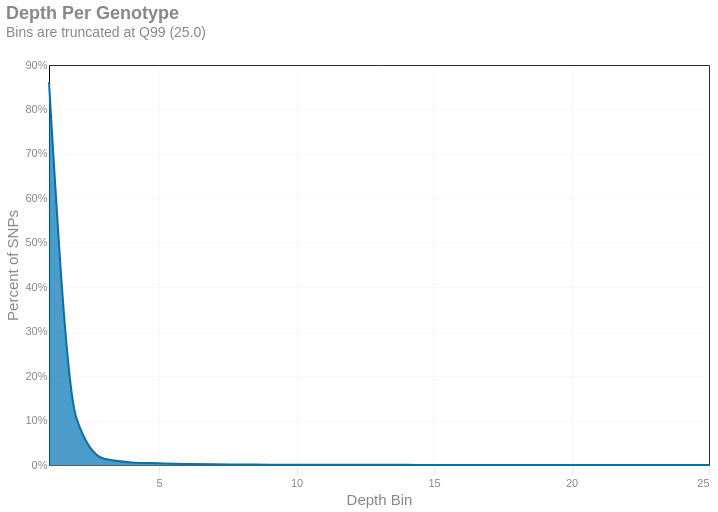

Here is the notebook cell this chart was saved with:
### Markdown cell above
### Depth per Genotype
These are per-locus statistics, which correspond to the Depth (`DP`) calculations of `bcftools stats`

### Code cell
dp = extract_metric(dataL, "DP").drop(columns = [0,1])
dp.columns = ["Bin", "Genotypes", "PercentGenotypes", "NumberSites", "PercentSites"]

if len(dp) == 0:
    print_html(f"Skipping - {os.path.basename(infile)} does not contain a DP section")
else:
    q99 = dp.loc[dp.index.repeat(dp['Genotypes']), 'Bin'].quantile(0.999)
    dp['PercentGenotypes'] = dp['PercentGenotypes']/ 100
    (
        alt.Chart(dp)
        .transform_filter(alt.FieldRangePredicate(field="Bin", range=[0, q99]))
        .mark_area(interpolate = "monotone")
        .encode(
            x = alt.X('Bin:Q', title = "Depth Bin", bin = 'binned').axis(tickMinStep = 5),
            y = alt.Y('PercentGenotypes:Q', title = "Percent of SNPs")
                .axis(format = "%"),
            tooltip = [
                alt.Tooltip('Bin:Q', title = 'Depth Bin'),
                alt.Tooltip("PercentGenotypes:Q", format = ".2%", bin = "binned")
            ]
        )
        .properties(
        title=alt.Title('Depth Per Genotype', subtitle = f'Bins are truncated at Q99 ({q99})'),
        usermeta={'embedOptions': {'downloadFileName': f'snp.quality'}}
    )
    ).display()

### Figure 1 — Vega-Lite specification as saved in the notebook (floating-point values rounded to 4 significant figures)
{"width": "container", "height": 400, "config": {"title": {"anchor": "start", "dy": -15, "fontSize": 18, "color": "#888888", "subtitleColor": "#888888", "subtitleFontSize": 14}, "arc": {"fill": "#0072B2"}, "axis": {"domainColor": "#888888", "domainWidth": 0.5, "gridWidth": 0.2, "grid": false, "titleFontWeight": 400, "titleFontSize": 15, "labelFontSize": 11, "labelColor": "#888888", "tickColor": "#888888", "tickWidth": 0.2, "titleColor": "#888888"}, "axisBand": {"grid": false}, "axisX": {"grid": true, "tickSize": 10, "domainCap": "round"}, "axisY": {"domain": false, "grid": true, "tickSize": 0, "domainCap": "round"}, "background": "transparent", "header": {"labelFontSize": 15, "labelColor": "#888888", "titleFontSize": 15, "titleFontWeight": 600, "titleColor": "#888888"}, "legend": {"labelFont": "sans-serif", "labelFontSize": 12, "labelColor": "#888888", "symbolSize": 100, "symbolType": "circle", "titleFontSize": 12, "titlePadding": 10, "titleColor": "#888888", "title": ""}, "range": {"category": ["#E69F00", "#56B4E9", "#009E73", "#F0E442", "#0072B2", "#D55E00", "#CC79A7", "#000000"], "diverging": ["#cfe8f3", "#a2d4ec", "#73bfe2", "#46abdb", "#1696d2", "#12719e"]}, "area": {"fill": "#0072B2", "fillOpacity": 0.7, "line": true, "strokeOpacity": 0.7}, "line": {"color": "#0072B2", "stroke": "#0072B2", "strokewidth": 5}, "trail": {"color": "#0072B2", "stroke": "#0072B2", "strokeWidth": 0, "size": 1}, "path": {"stroke": "#0072B2", "strokeWidth": 0.5}, "point": {"filled": true}, "text": {"color": "#888888", "fontSize": 11, "align": "right", "fontWeight": 400, "size": 11}, "bar": {"fill": "#0072B2", "stroke": false}, "view": {"stroke": "none", "continuousWidth": 660, "continuousHeight": 400}}, "data": {"name": "data-d3621f1a6f607f6677addff7512b77b0"}, "mark": {"type": "area", "interpolate": "monotone"}, "encoding": {"tooltip": [{"field": "Bin", "title": "Depth Bin", "type": "quantitative"}, {"bin": "binned", "field": "PercentGenotypes", "format": ".2%", "type": "quantitative"}], "x": {"axis": {"tickMinStep": 5}, "bin": "binned", "field": "Bin", "title": "Depth Bin", "type": "quantitative"}, "y": {"axis": {"format": "%"}, "field": "PercentGenotypes", "title": "Percent of SNPs", "type": "quantitative"}}, "title": {"text": "Depth Per Genotype", "subtitle": "Bins are truncated at Q99 (25.0)"}, "transform": [{"filter": {"field": "Bin", "range": [0, 25.0]}}], "usermeta": {"embedOptions": {"downloadFileName": "snp.quality"}}, "$schema": "https://vega.github.io/schema/vega-lite/v6.1.0.json", "datasets": {"data-d3621f1a6f607f6677addff7512b77b0": [{"Bin": 1, "Genotypes": 71929, "PercentGenotypes": 0.861, "NumberSites": 53345, "PercentSites": 71.74}, {"Bin": 2, "Genotypes": 8776, "PercentGenotypes": 0.1051, "NumberSites": 15212, "PercentSites": 20.46}, {"Bin": 3, "Genotypes": 1162, "PercentGenotypes": 0.01391, "NumberSites": 3419, "PercentSites": 4.598}, {"Bin": 4, "Genotypes": 492, "PercentGenotypes": 0.00589, "NumberSites": 871, "PercentSites": 1.171}, {"Bin": 5, "Genotypes": 324, "PercentGenotypes": 0.003879, "NumberSites": 340, "PercentSites": 0.4573}, {"Bin": 6, "Genotypes": 183, "PercentGenotypes": 0.002191, "NumberSites": 225, "PercentSites": 0.3026}, {"Bin": 7, "Genotypes": 122, "PercentGenotypes": 0.00146, "NumberSites": 147, "PercentSites": 0.1977}, {"Bin": 8, "Genotypes": 102, "PercentGenotypes": 0.001221, "NumberSites": 121, "PercentSites": 0.1627}, {"Bin": 9, "Genotypes": 63, "PercentGenotypes": 0.0007542, "NumberSites": 93, "PercentSites": 0.1251}, {"Bin": 10, "Genotypes": 45, "PercentGenotypes": 0.0005387, "NumberSites": 72, "PercentSites": 0.09683}, {"Bin": 11, "Genotypes": 35, "PercentGenotypes": 0.000419, "NumberSites": 68, "PercentSites": 0.09145}, {"Bin": 12, "Genotypes": 30, "PercentGenotypes": 0.0003591, "NumberSites": 60, "PercentSites": 0.08069}, {"Bin": 13, "Genotypes": 31, "PercentGenotypes": 0.0003711, "NumberSites": 46, "PercentSites": 0.06187}, {"Bin": 14, "Genotypes": 24, "PercentGenotypes": 0.0002873, "NumberSites": 45, "PercentSites": 0.06052}, {"Bin": 15, "Genotypes": 18, "PercentGenotypes": 0.0002155, "NumberSites": 29, "PercentSites": 0.039}, {"Bin": 16, "Genotypes": 20, "PercentGenotypes": 0.0002394, "NumberSites": 31, "PercentSites": 0.04169}, {"Bin": 17, "Genotypes": 21, "PercentGenotypes": 0.0002514, "NumberSites": 21, "PercentSites": 0.02824}, {"Bin": 18, "Genotypes": 18, "PercentGenotypes": 0.0002155, "NumberSites": 15, "PercentSites": 0.02017}, {"Bin": 19, "Genotypes": 18, "PercentGenotypes": 0.0002155, "NumberSites": 6, "PercentSites": 0.008069}, {"Bin": 20, "Genotypes": 16, "PercentGenotypes": 0.0001915, "NumberSites": 6, "PercentSites": 0.008069}, {"Bin": 21, "Genotypes": 8, "PercentGenotypes": 9.577e-05, "NumberSites": 10, "PercentSites": 0.01345}, {"Bin": 22, "Genotypes": 3, "PercentGenotypes": 3.591e-05, "NumberSites": 2, "PercentSites": 0.00269}, {"Bin": 23, "Genotypes": 8, "PercentGenotypes": 9.577e-05, "NumberSites": 7, "PercentSites": 0.009414}, {"Bin": 24, "Genotypes": 1, "PercentGenotypes": 1.197e-05, "NumberSites": 16, "PercentSites": 0.02152}, {"Bin": 25, "Genotypes": 6, "PercentGenotypes": 7.182e-05, "NumberSites": 4, "PercentSites": 0.00538}, {"Bin": 26, "Genotypes": 4, "PercentGenotypes": 4.788e-05, "NumberSites": 5, "PercentSites": 0.006724}, {"Bin": 27, "Genotypes": 3, "PercentGenotypes": 3.591e-05, "NumberSites": 5, "PercentSites": 0.006724}, {"Bin": 28, "Genotypes": 8, "PercentGenotypes": 9.577e-05, "NumberSites": 6, "PercentSites": 0.008069}, {"Bin": 29, "Genotypes": 7, "PercentGenotypes": 8.38e-05, "NumberSites": 3, "PercentSites": 0.004035}, {"Bin": 30, "Genotypes": 4, "PercentGenotypes": 4.788e-05, "NumberSites": 4, "PercentSites": 0.00538}, {"Bin": 31, "Genotypes": 4, "PercentGenotypes": 4.788e-05, "NumberSites": 4, "PercentSites": 0.00538}, {"Bin": 32, "Genotypes": 2, "PercentGenotypes": 2.394e-05, "NumberSites": 3, "PercentSites": 0.004035}, {"Bin": 33, "Genotypes": 2, "PercentGenotypes": 2.394e-05, "NumberSites": 2, "PercentSites": 0.00269}, {"Bin": 34, "Genotypes": 0, "PercentGenotypes": 0.0, "NumberSites": 3, "PercentSites": 0.004035}, {"Bin": 35, "Genotypes": 0, "PercentGenotypes": 0.0, "NumberSites": 13, "PercentSites": 0.01748}, {"Bin": 36, "Genotypes": 0, "PercentGenotypes": 0.0, "NumberSites": 11, "PercentSites": 0.01479}, {"Bin": 37, "Genotypes": 1, "PercentGenotypes": 1.197e-05, "NumberSites": 6, "PercentSites": 0.008069}, {"Bin": 38, "Genotypes": 2, "PercentGenotypes": 2.394e-05, "NumberSites": 2, "PercentSites": 0.00269}, {"Bin": 39, "Genotypes": 2, "PercentGenotypes": 2.394e-05, "NumberSites": 2, "PercentSites": 0.00269}, {"Bin": 40, "Genotypes": 4, "PercentGenotypes": 4.788e-05, "NumberSites": 2, "PercentSites": 0.00269}, {"Bin": 41, "Genotypes": 2, "PercentGenotypes": 2.394e-05, "NumberSites": 3, "PercentSites": 0.004035}, {"Bin": 42, "Genotypes": 1, "PercentGenotypes": 1.197e-05, "NumberSites": 4, "PercentSites": 0.00538}, {"Bin": 43, "Genotypes": 2, "PercentGenotypes": 2.394e-05, "NumberSites": 4, "PercentSites": 0.00538}, {"Bin": 44, "Genotypes": 2, "PercentGenotypes": 2.394e-05, "NumberSites": 3, "PercentSites": 0.004035}, {"Bin": 45, "Genotypes": 3, "PercentGenotypes": 3.591e-05, "NumberSites": 1, "PercentSites": 0.001345}, {"Bin": 46, "Genotypes": 4, "PercentGenotypes": 4.788e-05, "NumberSites": 2, "PercentSites": 0.00269}, {"Bin": 47, "Genotypes": 4, "PercentGenotypes": 4.788e-05, "NumberSites": 3, "PercentSites": 0.004035}, {"Bin": 48, "Genotypes": 1, "PercentGenotypes": 1.197e-05, "NumberSites": 5, "PercentSites": 0.006724}, {"Bin": 50, "Genotypes": 3, "PercentGenotypes": 3.591e-05, "NumberSites": 1, "PercentSites": 0.001345}, {"Bin": 52, "Genotypes": 1, "PercentGenotypes": 1.197e-05, "NumberSites": 0, "PercentSites": 0.0}, {"Bin": 53, "Genotypes": 1, "PercentGenotypes": 1.197e-05, "NumberSites": 0, "PercentSites": 0.0}, {"Bin": 54, "Genotypes": 2, "PercentGenotypes": 2.394e-05, "NumberSites": 2, "PercentSites": 0.00269}, {"Bin": 55, "Genotypes": 2, "PercentGenotypes": 2.394e-05, "NumberSites": 0, "PercentSites": 0.0}, {"Bin": 56, "Genotypes": 0, "PercentGenotypes": 0.0, "NumberSites": 2, "PercentSites": 0.00269}, {"Bin": 57, "Genotypes": 2, "PercentGenotypes": 2.394e-05, "NumberSites": 0, "PercentSites": 0.0}, {"Bin": 58, "Genotypes": 0, "PercentGenotypes": 0.0, "NumberSites": 3, "PercentSites": 0.004035}, {"Bin": 60, "Genotypes": 1, "PercentGenotypes": 1.197e-05, "NumberSites": 0, "PercentSites": 0.0}, {"Bin": 63, "Genotypes": 0, "PercentGenotypes": 0.0, "NumberSites": 1, "PercentSites": 0.001345}, {"Bin": 64, "Genotypes": 0, "PercentGenotypes": 0.0, "NumberSites": 1, "PercentSites": 0.001345}, {"Bin": 65, "Genotypes": 1, "PercentGenotypes": 1.197e-05, "NumberSites": 0, "PercentSites": 0.0}, {"Bin": 66, "Genotypes": 1, "PercentGenotypes": 1.197e-05, "NumberSites": 2, "PercentSites": 0.00269}, {"Bin": 68, "Genotypes": 2, "PercentGenotypes": 2.394e-05, "NumberSites": 1, "PercentSites": 0.001345}, {"Bin": 70, "Genotypes": 1, "PercentGenotypes": 1.197e-05, "NumberSites": 0, "PercentSites": 0.0}, {"Bin": 71, "Genotypes": 1, "PercentGenotypes": 1.197e-05, "NumberSites": 0, "PercentSites": 0.0}, {"Bin": 73, "Genotypes": 0, "PercentGenotypes": 0.0, "NumberSites": 1, "PercentSites": 0.001345}, {"Bin": 75, "Genotypes": 0, "PercentGenotypes": 0.0, "NumberSites": 2, "PercentSites": 0.00269}, {"Bin": 76, "Genotypes": 0, "PercentGenotypes": 0.0, "NumberSites": 2, "PercentSites": 0.00269}, {"Bin": 78, "Genotypes": 0, "PercentGenotypes": 0.0, "NumberSites": 1, "PercentSites": 0.001345}, {"Bin": 79, "Genotypes": 0, "PercentGenotypes": 0.0, "NumberSites": 2, "PercentSites": 0.00269}, {"Bin": 83, "Genotypes": 0, "PercentGenotypes": 0.0, "NumberSites": 2, "PercentSites": 0.00269}, {"Bin": 84, "Genotypes": 0, "PercentGenotypes": 0.0, "NumberSites": 3, "PercentSites": 0.004035}, {"Bin": 85, "Genotypes": 0, "PercentGenotypes": 0.0, "NumberSites": 2, "PercentSites": 0.00269}, {"Bin": 89, "Genotypes": 0, "PercentGenotypes": 0.0, "NumberSites": 3, "PercentSites": 0.004035}, {"Bin": 90, "Genotypes": 0, "PercentGenotypes": 0.0, "NumberSites": 1, "PercentSites": 0.001345}, {"Bin": 92, "Genotypes": 0, "PercentGenotypes": 0.0, "NumberSites": 1, "PercentSites": 0.001345}, {"Bin": 94, "Genotypes": 0, "PercentGenotypes": 0.0, "NumberSites": 1, "PercentSites": 0.001345}, {"Bin": 95, "Genotypes": 0, "PercentGenotypes": 0.0, "NumberSites": 1, "PercentSites": 0.001345}, {"Bin": 98, "Genotypes": 0, "PercentGenotypes": 0.0, "NumberSites": 1, "PercentSites": 0.001345}, {"Bin": 99, "Genotypes": 0, "PercentGenotypes": 0.0, "NumberSites": 1, "PercentSites": 0.001345}, {"Bin": 100, "Genotypes": 0, "PercentGenotypes": 0.0, "NumberSites": 1, "PercentSites": 0.001345}, {"Bin": 103, "Genotypes": 0, "PercentGenotypes": 0.0, "NumberSites": 1, "PercentSites": 0.001345}, {"Bin": 105, "Genotypes": 0, "PercentGenotypes": 0.0, "NumberSites": 1, "PercentSites": 0.001345}, {"Bin": 109, "Genotypes": 0, "PercentGenotypes": 0.0, "NumberSites": 1, "PercentSites": 0.001345}, {"Bin": 111, "Genotypes": 0, "PercentGenotypes": 0.0, "NumberSites": 1, "PercentSites": 0.001345}, {"Bin": 116, "Genotypes": 0, "PercentGenotypes": 0.0, "NumberSites": 2, "PercentSites": 0.00269}, {"Bin": 120, "Genotypes": 0, "PercentGenotypes": 0.0, "NumberSites": 1, "PercentSites": 0.001345}, {"Bin": 122, "Genotypes": 0, "PercentGenotypes": 0.0, "NumberSites": 1, "PercentSites": 0.001345}, {"Bin": 149, "Genotypes": 0, "PercentGenotypes": 0.0, "NumberSites": 1, "PercentSites": 0.001345}, {"Bin": 174, "Genotypes": 1, "PercentGenotypes": 1.197e-05, "NumberSites": 0, "PercentSites": 0.0}, {"Bin": 193, "Genotypes": 1, "PercentGenotypes": 1.197e-05, "NumberSites": 0, "PercentSites": 0.0}, {"Bin": 256, "Genotypes": 0, "PercentGenotypes": 0.0, "NumberSites": 1, "PercentSites": 0.001345}, {"Bin": 492, "Genotypes": 0, "PercentGenotypes": 0.0, "NumberSites": 1, "PercentSites": 0.001345}]}}
